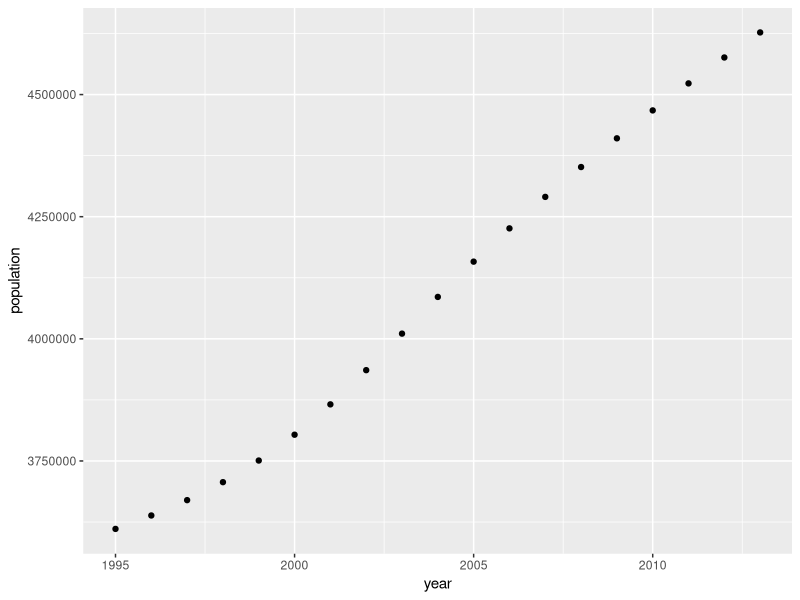
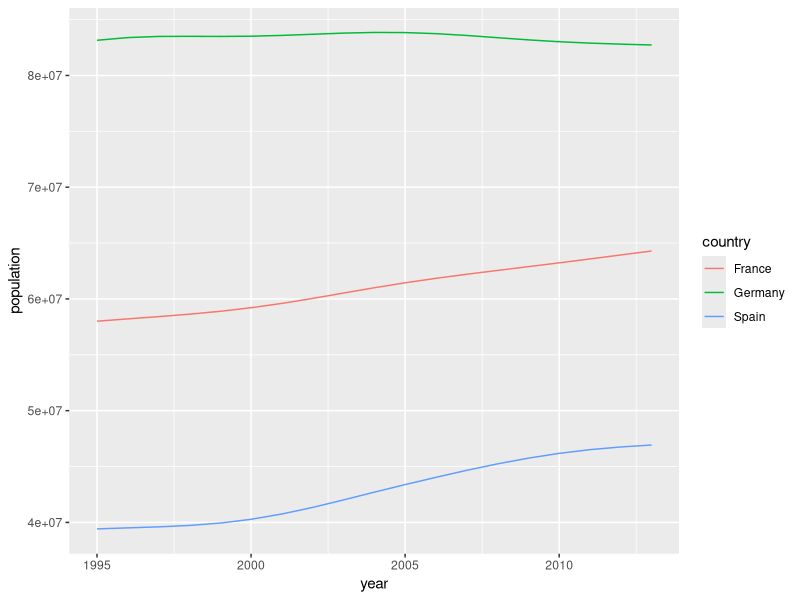
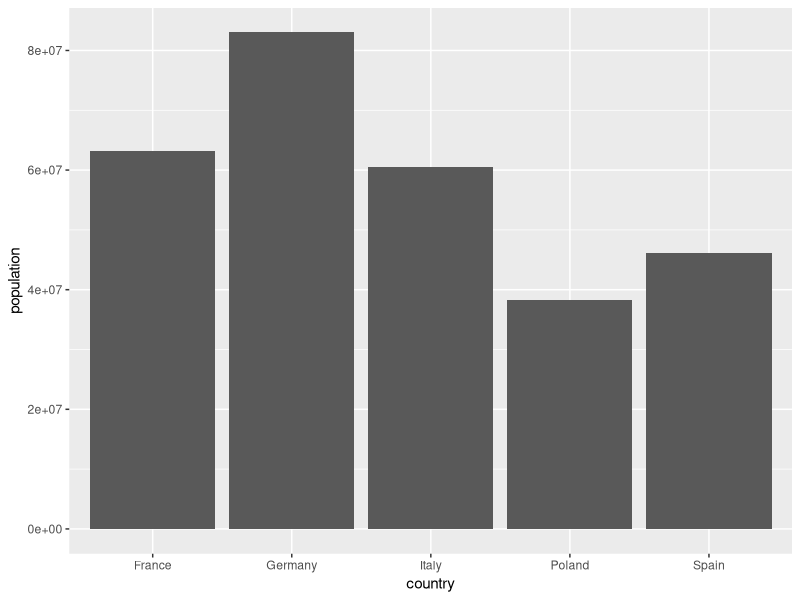
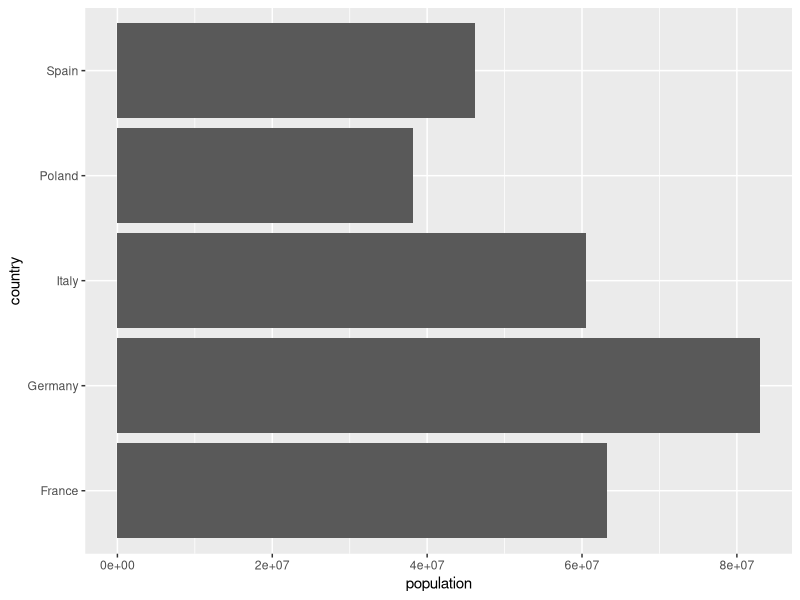
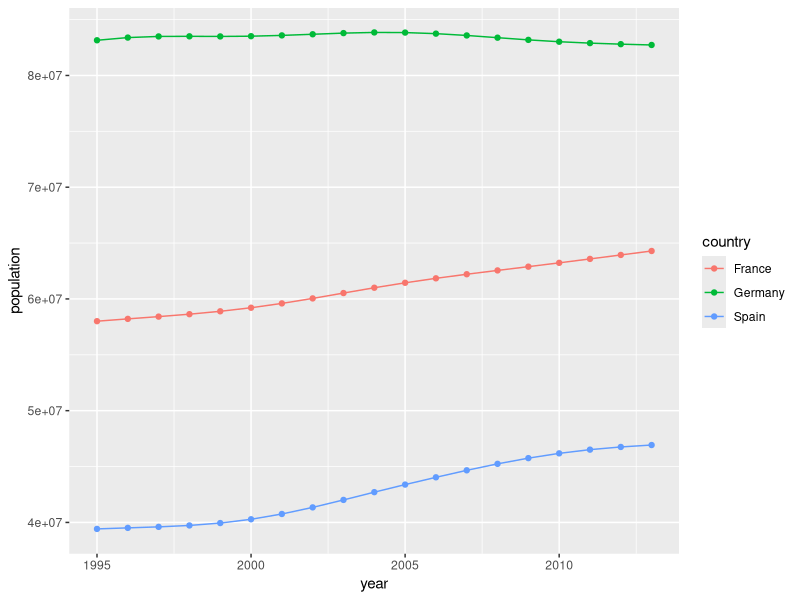
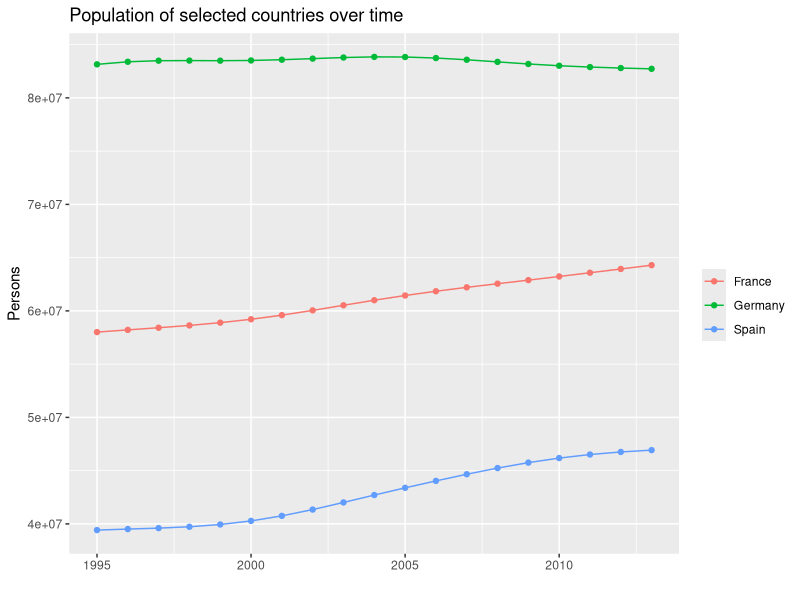
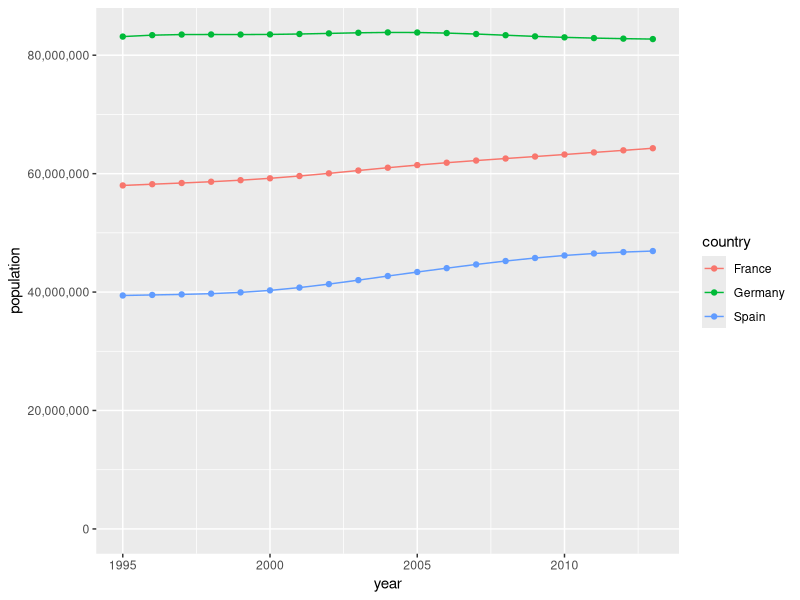
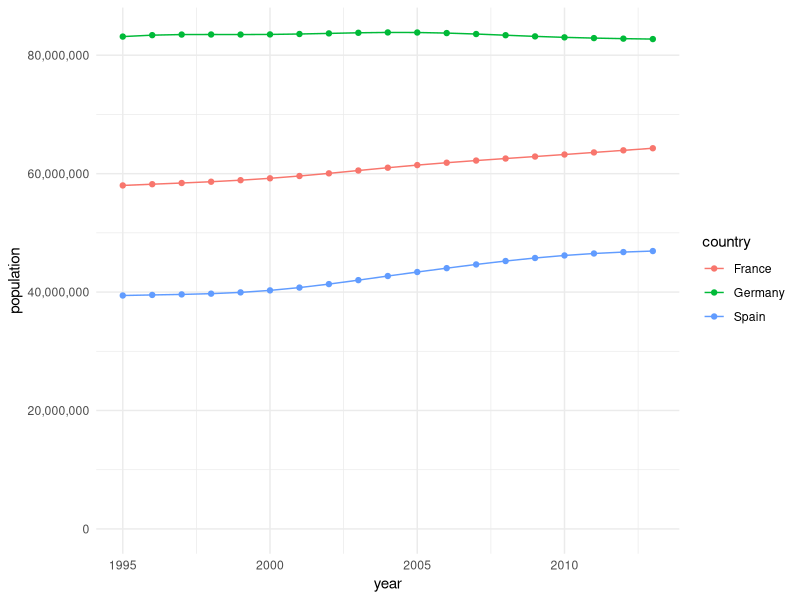

Write the R code that produced these figures, in order.
## ---- chunk 1
knitr::opts_chunk$set(echo = TRUE, message=F ,warning=F)

kable_this <- function(dataset){
  dataset %>% 
    knitr::kable() %>% 
    kableExtra::kable_styling("striped", full_width = F) %>%
    kableExtra::scroll_box(height = "200px")
}

## ---- chunk 2
x <- 5
## ---- chunk 3
x

x + 2
## ---- chunk 4
numbers_vec <- c(5,6,7,8,9)

numbers_vec
## ---- chunk 5
names_vec <- c("Mary", "Louise", "Tom")

names_vec
## ---- chunk 6
logical_vec <- c(T, F, F, T)

logical_vec
## ---- chunk 7
cancer <- esoph
## ---- chunk 8
library(tidyverse)
knitr::kable(cancer) %>% 
  kableExtra::kable_styling("striped", full_width = F) %>% 
  kableExtra::scroll_box(#width = "100%", 
                         height = "200px")
## ---- chunk 9
some_dataframe <- data.frame(name = c("Mary", "Louise", "Tom"),
                             age = c(30, 40, 50),
                             married = c(FALSE, TRUE, TRUE))
## ---- chunk 10
numbers_vec <- c(5,6,7,8,9)
numbers_vec[2]
## ---- chunk 11
cancer <- esoph

cancer[5,2]
## ---- chunk 12
cancer[5,]
## ---- chunk 13
cancer$agegp
## ---- chunk 14
cancer$agegp[5]
## ---- chunk 15
library(tidyverse)
## ---- chunk 16
cancer %>%
  select(agegp , alcgp) %>%
  kable_this() 
## ---- chunk 17
cancer %>%
  select(-alcgp , -tobgp) %>%
  kable_this() 
## ---- chunk 18
cancer %>%
  select(-contains("gp")) %>%
  kable_this() 
## ---- chunk 19
cancer %>%
  select(where(is.numeric)) %>%
  kable_this() 
## ---- chunk 20
cancer %>%
  filter(tobgp == "30+") %>%
  kable_this() 
## ---- chunk 21
cancer %>%
  filter(ncases != 0 | ncontrols > 20) %>%
  kable_this() 
## ---- chunk 22
cancer %>%
  filter(ncases %in% c(3,4,5,6)) %>%
  kable_this() 
## ---- chunk 23
cancer %>%
  mutate(new_var = ncases + 5) %>%
  kable_this() 
## ---- chunk 24
cancer %>%
  select(ncontrols) %>% 
  mutate(lots_of_controls = if_else(ncontrols > 15 , "Y" , "N")) %>%
  kable_this() 
## ---- chunk 25
cancer %>%
  mutate(tobgp = as.character(tobgp)) %>% 
  mutate(tobgp = if_else(tobgp == "30+" , "30 or more" , tobgp)) %>% 
  kable_this()
## ---- chunk 26
cancer %>%
  mutate(tobgp = fct_recode(tobgp , "30 or more" = "30+")) %>% 
  kable_this()
## ---- chunk 27
cancer %>%
  select(ncontrols) %>% 
  mutate(amount_of_controls = case_when(
    ncontrols < 10 ~ "very few",
    ncontrols < 20 ~ "a couple",
    ncontrols >= 20 ~ "lots"
  )) %>% 
  kable_this() 
## ---- chunk 28
cancer %>%
  mutate(total_cases = sum(ncases)) %>% 
  kable_this() 
## ---- chunk 29
cancer %>%
  mutate(my_id = row_number() , number_of_rows = n()) %>% 
  kable_this() 
## ---- chunk 30
cancer %>%
  summarise(total_cases = sum(ncases) , 
            total_controls = sum(ncontrols),
            number_of_rows = n()) %>% 
  kable_this() 
## ---- chunk 31
cancer %>%
  group_by(tobgp) %>% 
  mutate(total_controls = sum(ncases)) %>% 
  kable_this()
## ---- chunk 32
cancer %>%
  group_by(agegp) %>% 
  mutate(age_group_counter = row_number()) %>% 
  kable_this()
## ---- chunk 33
cancer %>%
  group_by(agegp, tobgp) %>% 
  summarise(total_cases = sum(ncases)) %>% 
  kable_this()
## ---- chunk 34
cancer %>%
  rename(age_group = agegp , alcohol_group = alcgp) %>% 
  kable_this()
## ---- chunk 35
cancer %>%
  arrange(alcgp, ncases) %>% 
  kable_this()
## ---- chunk 36
data_set_to_join <- data.frame(
  tobgp = c("0-9g/day", "10-19", "20-29", "30+", "All amounts"),
  tobacco_code = c("A", "B", "C", "D", "X")
)
## ---- chunk 37
data_set_to_join %>% 
  kable_this()
## ---- chunk 38
combined_dataset <- left_join(cancer, data_set_to_join , by = "tobgp")
## ---- chunk 39
combined_dataset %>% 
  kable_this()
## ---- chunk 40
cancer_young <- cancer %>% 
  filter(agegp == "25-34")

cancer_old <- cancer %>% 
  filter(agegp == "75+")

## ---- chunk 41
combined_dataset <- bind_rows(cancer_young, cancer_old)
## ---- chunk 42
combined_dataset %>% 
  kable_this()
## ---- chunk 43
cancer %>% 
  select(-ncases) %>% 
  pivot_wider(names_from = tobgp, values_from = ncontrols) %>% 
  kable_this()
## ---- chunk 44
wide_cancer_dataset <- cancer %>% 
  select(-ncases) %>% 
  pivot_wider(names_from = tobgp, values_from = ncontrols)
## ---- chunk 45
wide_cancer_dataset %>% 
  pivot_longer(cols = c("0-9g/day", "10-19",  "20-29","30+"), 
               names_to = "tobgp", 
               values_to = "ncontrols") %>% 
  kable_this()
## ---- chunk 46
population %>% 
  kable_this()
## ---- chunk 47
dataset_for_plot <- population %>% 
  filter(country == "Ireland")

ggplot(data = dataset_for_plot) + 
  geom_point(mapping = aes(x = year, y = population))
## ---- chunk 48
dataset_for_plot <- population %>% 
  filter(country %in% c("France", "Germany", "Spain"))
         
ggplot(data = dataset_for_plot) + 
  geom_line(mapping = aes(x = year, y = population, colour = country))
## ---- chunk 49
dataset_for_plot <- population %>% 
  filter(country %in% c("France", "Germany", "Spain", "Italy", "Poland"), year == 2010)
         
ggplot(data = dataset_for_plot) + 
  geom_col(mapping = aes(x = country, y = population))
## ---- chunk 50
ggplot(data = dataset_for_plot) + 
  geom_col(mapping = aes(x = country, y = population)) +
  coord_flip()
## ---- chunk 51
dataset_for_plot <- population %>% 
  filter(country %in% c("France", "Germany", "Spain"))
         
ggplot(data = dataset_for_plot , mapping = aes(x = year, y = population, colour = country)) + 
  geom_line() +
  geom_point()
## ---- chunk 52
ggplot(data = dataset_for_plot , mapping = aes(x = year, y = population, colour = country)) + 
  geom_line() +
  geom_point() +
  labs(x = "",
       y = "Persons", 
       colour = "", 
       title = "Population of selected countries over time")
## ---- chunk 53
library(scales)

ggplot(data = dataset_for_plot , mapping = aes(x = year, y = population, colour = country)) + 
  geom_line() +
  geom_point() + 
  scale_y_continuous(limits = c(0,NA) , label = comma )
  
## ---- chunk 54
library(scales)

ggplot(data = dataset_for_plot , mapping = aes(x = year, y = population, colour = country)) + 
  geom_line() +
  geom_point() + 
  scale_y_continuous(limits = c(0,NA) , label = comma ) + 
  theme_minimal()
  
